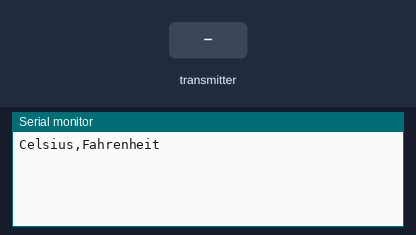
Bench run of a sketch on a simulated Arduino Uno, built with avr-gcc and run on an emulated ATmega328P. Parts: the last lines printed to the serial monitor. Inputs (shaded band) come from the test bench. No radio packets arrive unless stated.

Above: at 1.2 s.
1.3 s: the transmitter starts sending celsius = 0
At 2.0 s:
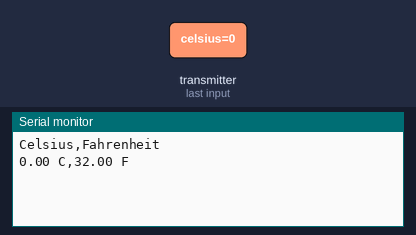
3.8 s: the transmitter starts sending celsius = 25
At 5.1 s:
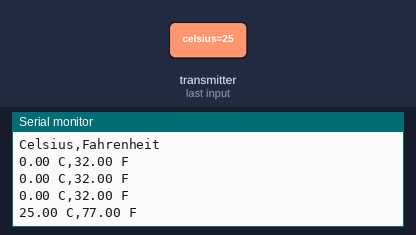

The sketch:

rx_433.ino
```cpp
#include <RH_ASK.h>
#include <TimeLib.h>
#include <SPI.h> // Not actualy used but needed to compile

RH_ASK driver;

void setup()
{
    Serial.begin(9600);  // Debugging only
    if (!driver.init()){
         Serial.println("init failed");
    }
    //Serial.print("Date of Recording: ");
    //Serial.println(F(__DATE__));
    //Serial.print("Time of Recording: ");
    //Serial.println(F(__TIME__));
}

    //gloabls
    String dataLabel1 = "Fahrenheit";
    String dataLabel2 = "Celsius";
    float fahrenheit;
    float celsius;
    bool label = true;

void loop()
{
    while(label){ //runs once
        Serial.print(dataLabel2);
        Serial.print(",");
        Serial.println(dataLabel1);
        label=false;
  }

    uint8_t buflen = 4; // max number of bytes allowed in message
    if (driver.recv((uint8_t *) &celsius, &buflen)) // Non-blocking
    {
      if (buflen == 4)  //got correct message size?
     {
      // Message with a good checksum received, dump it.
      //Serial.print("TEMP: ");
      Serial.print(celsius);
      Serial.print(" C");

      Serial.print(",");
      fahrenheit = (celsius *(9.000/5.000)) + 32.000;

      Serial.print(fahrenheit);
      Serial.println(" F");

      delay(1000); // ms
     }
    }
}
```

Measured:
- after the input at 1.3 s, the serial monitor: prints a new line at once (image 1)
- after the input at 3.8 s, the serial monitor: prints a new line after 0.50 s (image 2)
